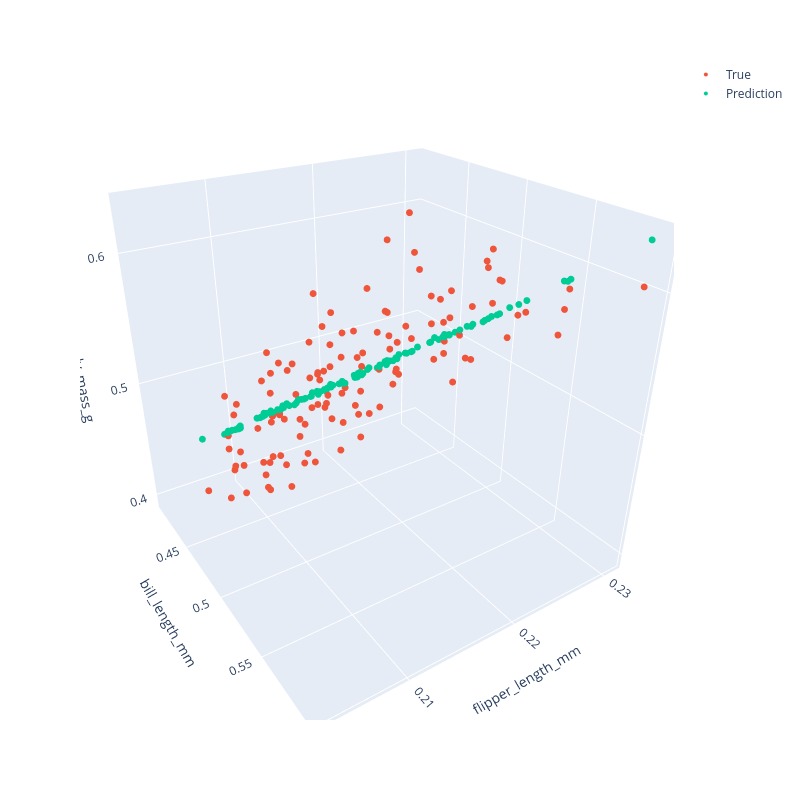

Write notebook code for a chart like this one.
### Code cell
fig = px.scatter_3d()
fig.add_scatter3d(
    x=penguin_X[:, 0], y=penguin_X[:, 1], z=penguin_y, mode="markers", name="True"
)

# Add a trace with the predictions instead of the true values of y.
# YOUR CODE HERE
fig.add_scatter3d(
    x=penguin_X[:, 0], y=penguin_X[:, 1], z=y_prime, mode="markers", name="Prediction"
)



fig.update_traces(
    marker=dict(
        size=4,
    ),
    selector=dict(mode="markers"),
)

fig.update_scenes(
    xaxis=dict(title=x_features[0]),
    yaxis=dict(title=x_features[1]),
    zaxis=dict(title=y_features[0]),
)

fig.update_layout(
    autosize=False,
    width=800,
    height=800,
)
fig.show()
